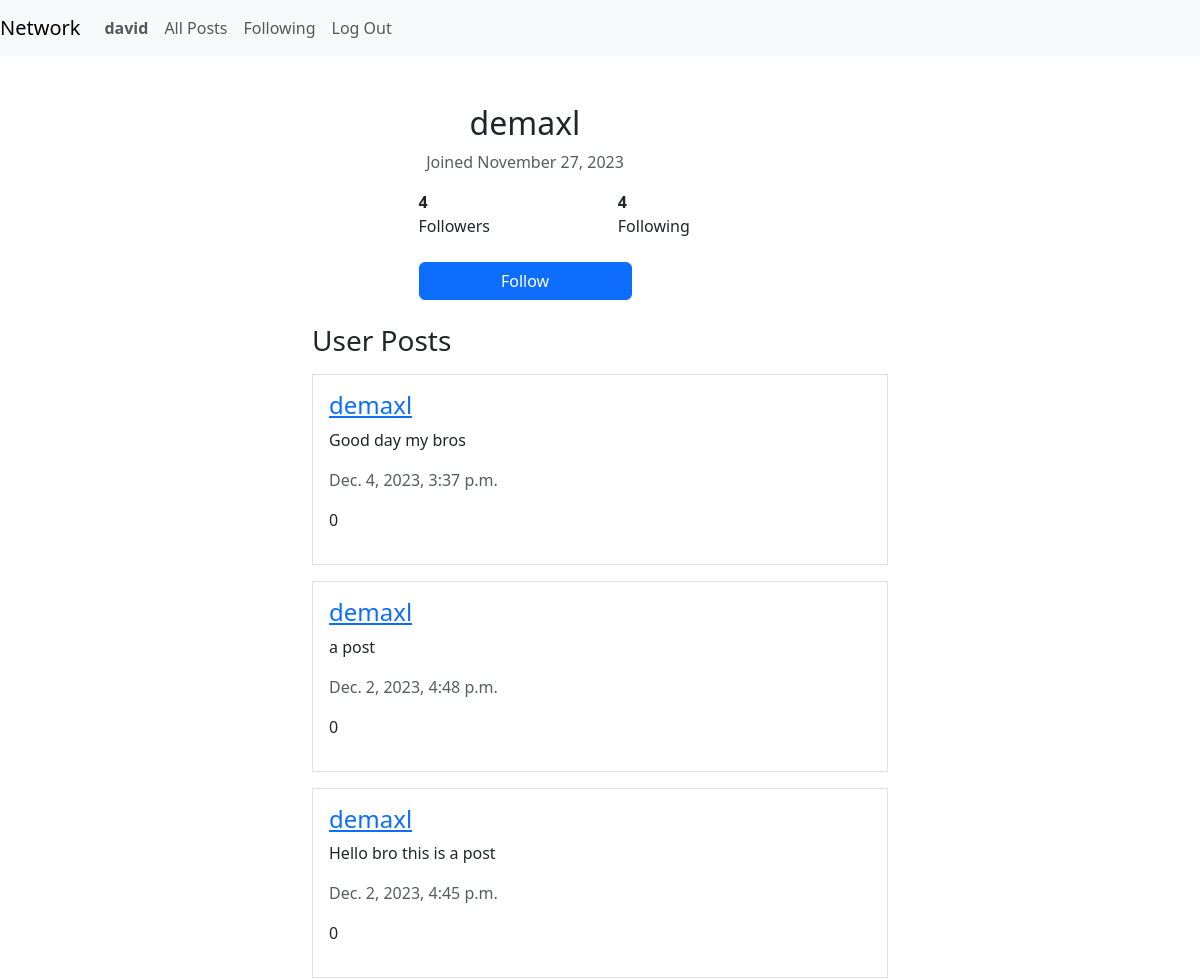
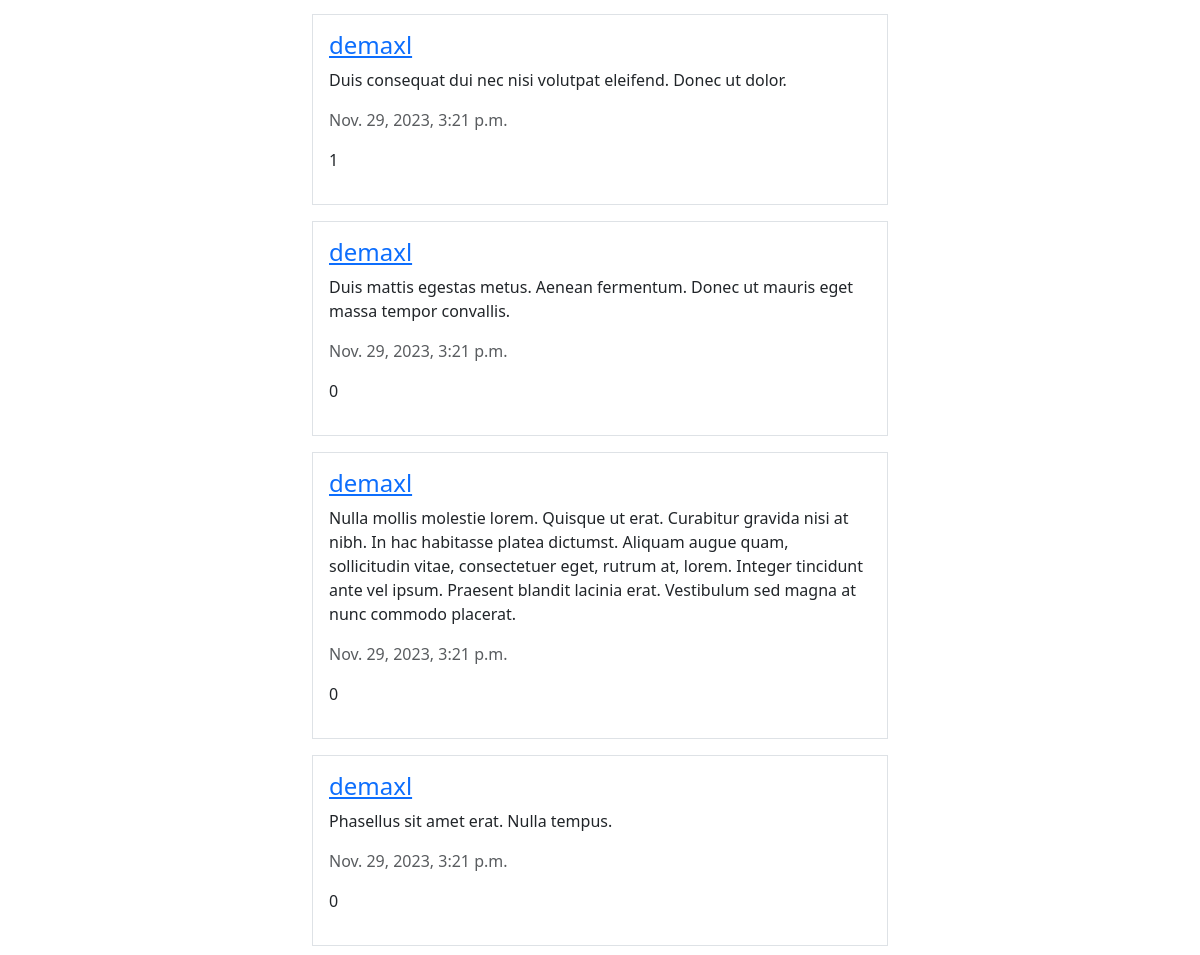
Page /users/demaxl/ (signed in, upper part) on the earlier database version (2 pictures, top to bottom).
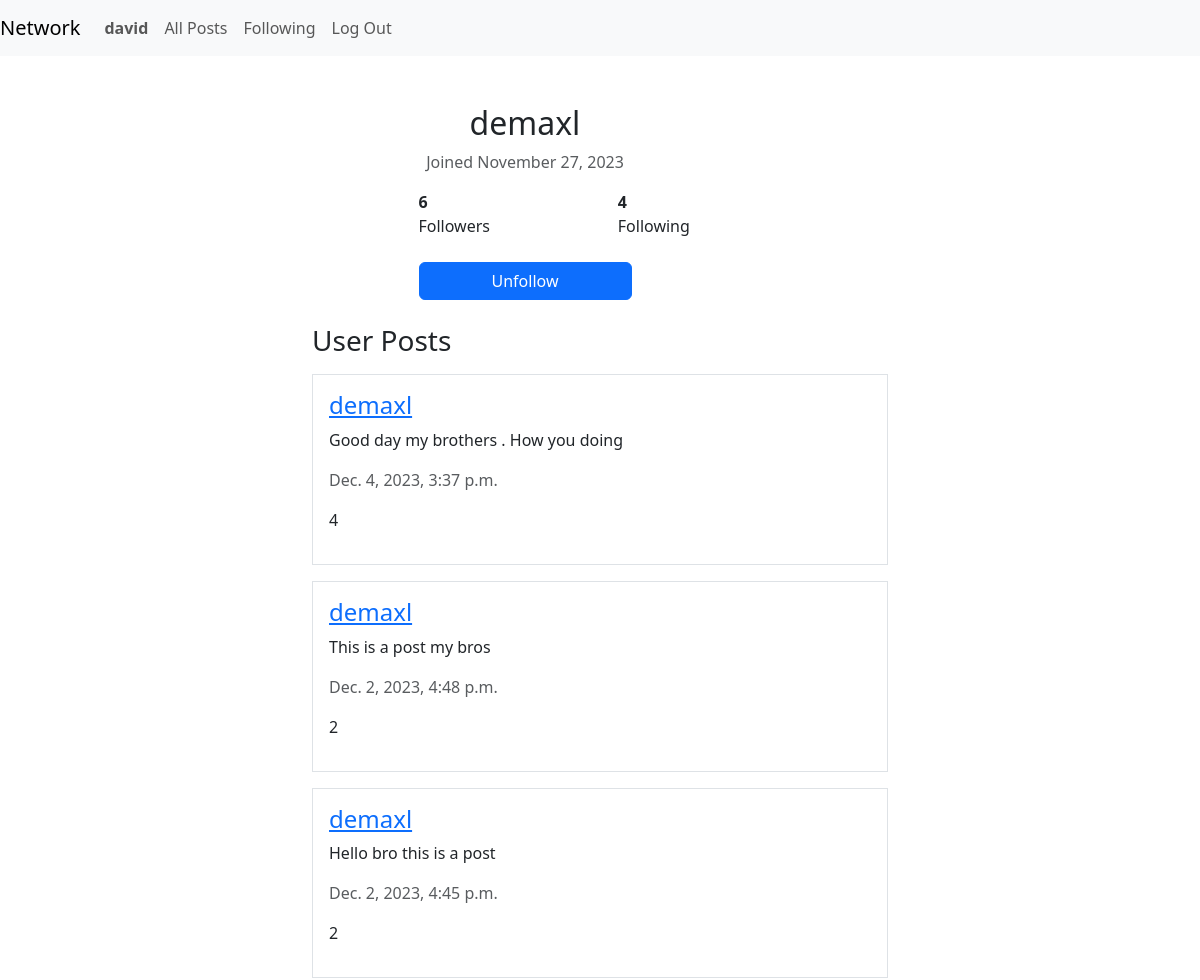
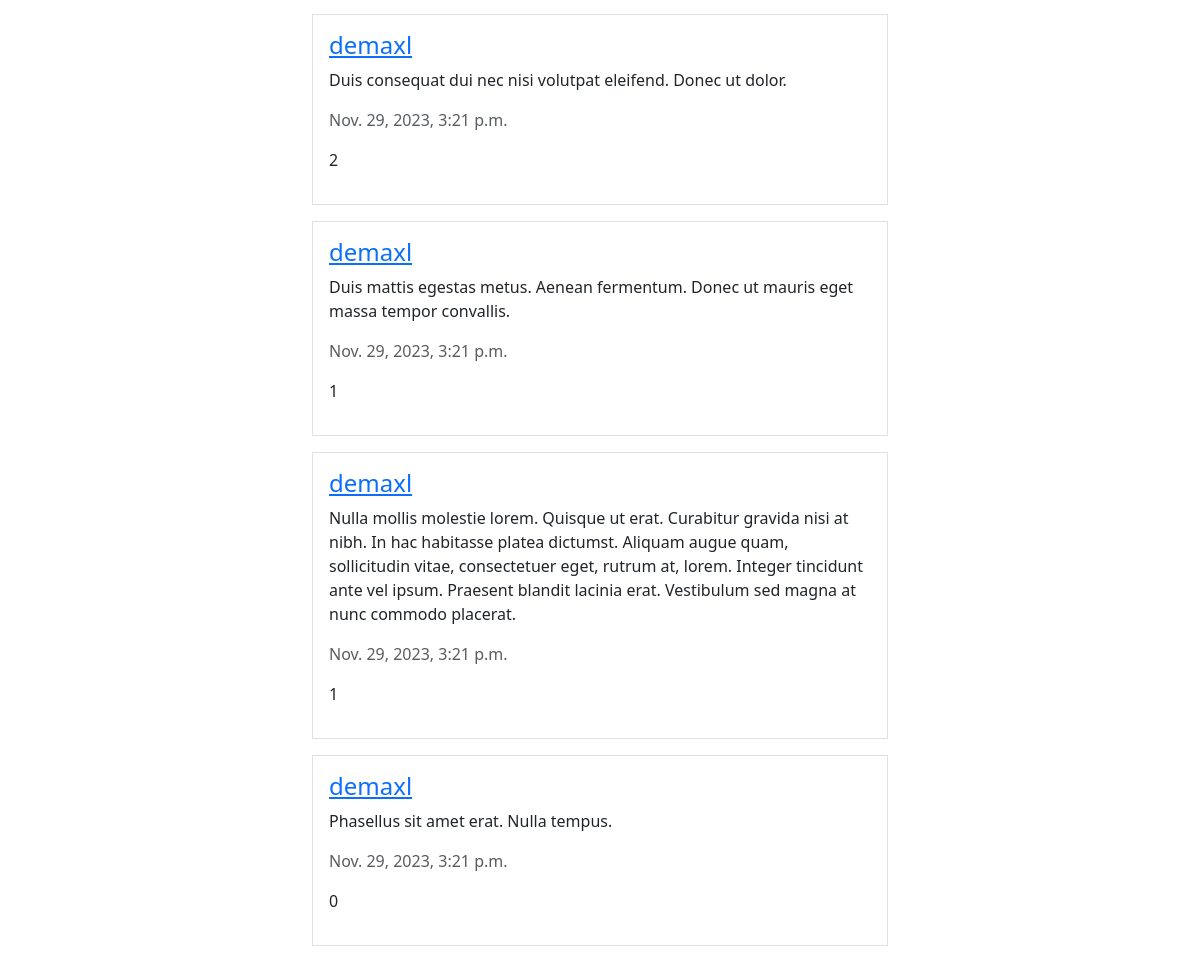
Same page on the later database version (2 pictures, top to bottom).
### network/models.py (models this page shows, shortened)
class User(AbstractUser):
    def is_following(self, user):
        return Follow.objects.filter(follower=self, following=user).exists()

class Post(models.Model):
    poster = models.ForeignKey(User, on_delete=models.CASCADE, related_name="posts")
    body = models.TextField(max_length=1000)
    date_time = models.DateTimeField(auto_now_add=True)
    likes = models.ManyToManyField(User, related_name="liked_posts", blank=True)

### network/views.py (the view)
# urls.py: path("users/<str:username>/", views.profile_view, name="profile"),
def profile_view(request, username):
    user = get_object_or_404(User, username=username)
    return render(request, "network/profile.html", {
        "object": user,
        "page_obj": paginate(request, Post.objects.filter(poster=user).order_by("-date_time")),
        "is_following": request.user.is_following(user) if request.user.is_authenticated else False
    })

### network/views.py (called while the page is built)
def paginate(request, queryset):
    p = Paginator(queryset, 10)
    page_num = request.GET.get("page", 1)
    page_obj = p.get_page(page_num)
    return page_obj

### network/templates/network/profile.html (shortened to what this page needs)
{% extends "network/layout.html" %}
{% block body %}
<div class="container mt-5 mx-auto w-50">
    <div class="row">
        <div class="col-md-9">
            <h2 class="text-center">{{ object.username }}</h2>
            <p class="text-muted text-center">Joined {{ object.date_joined|date:"F d, Y" }}</p>
            <div class="d-flex mx-auto w-50" style="gap:60%">
                <div><strong id="follower-count">{{ object.followers.count }}</strong> Followers</div>
                <div><strong>{{ object.following.count }}</strong> Following</div>
            </div>
            {% if user.is_authenticated and object != user %}
                <div class="text-center mt-4">
                    <button
                        href="#"
                        class="btn btn-primary mx-5 w-50"
                        onclick="toggleFollow(this)"
                        data-username="{{ object.username }}"
                        data-api-url="{% url 'api-follow' %}"
                            {% if is_following %}
                                data-action="UNFOLLOW">Unfollow
                            {% else %}
                                data-action="FOLLOW">Follow
                            {% endif %}
                    </button>
                </div>
            {% endif %}
        </div>
    </div>
    <div class="row mt-4">
        <div class="col-md-12">
            <h3>User Posts</h3>
            {% for post in page_obj %}
                {% with post=post user=user counter=forloop.counter %}
                    {% include "network/post.html" with post=post user=user counter=counter %}
                {% endwith %}
            {% endfor %}
        </div>
    </div>
</div>
{% endblock body %}

### network/templates/network/layout.html (shortened to what this page needs)
{% load static %}
<!DOCTYPE html>
<html lang="en">
    <head>
        <link href="https://cdn.jsdelivr.net/npm/bootstrap@5.3.2/dist/css/bootstrap.min.css" rel="stylesheet"
>
        <link href="{% static 'network/styles.css' %}" rel="stylesheet">
        <link rel="stylesheet" href="https://cdn.jsdelivr.net/npm/uikit@3.17.11/dist/css/uikit.min.css" />
    </head>
    <body>
        <nav class="navbar navbar-expand-lg navbar-light bg-light">
            <a class="navbar-brand" href="{% url 'index' %}">Network</a>
            <div>
              <ul class="navbar-nav mr-auto">
                {% if user.is_authenticated %}
                    <li class="nav-item">
                        <a class="nav-link" href="{% url 'profile' user.username  %}"><strong>{{ user.username }}</strong></a>
                    </li>
                {% endif %}
                <li class="nav-item">
                  <a class="nav-link {% if request.resolver_match.url_name == 'index' %}active{% endif %}" href="{% url 'index' %}">All Posts</a>
                </li>
                {% if user.is_authenticated %}
                    <li class="nav-item">
                        <a class="nav-link {% if request.resolver_match.url_name == 'following-page' %}active{% endif %}" href="{% url 'following-page' %}">Following</a>
                    </li>
                    <li class="nav-item">
                        <a class="nav-link" href="{% url 'logout' %}">Log Out</a>
                    </li>
                {% endif %}
              </ul>
            </div>
          </nav>
        <div class="body">
            {% block body %}
            {% endblock %}
        </div>
    </body>
</html>

### network/templates/network/post.html (shortened to what this page needs)
<div class="border my-3 p-3 post-container" data-post-id={{post.id}} id="post-{{ post.id }}">
    <h4 class="post-poster"><a href="{% url 'profile' post.poster %}">{{ post.poster }}</a></h4>
    <p class='post-body'>{{ post.body}} </p>
    <p class="text-muted">{{ post.date_time }}</p>
    <p>
        {{ post.likes.count }}
    </p>
</div>

Differences in the rows shown:
changed User "demaxl": followers.count "4" → "6"
changed Post: body "Good day my bros" → "Good day my brothers . How you doing"; likes.count "0" → "4"
changed Post: body "a post" → "This is a post my bros"; likes.count "0" → "2"
computed for Post "Hello bro this is a post": likes.count "0" → "2"
computed for Post "Duis consequat dui nec nisi volutpat eleifend. Donec ut dolor.": likes.count "1" → "2"
computed for Post (number 5 of 7 on the later page): likes.count "0" → "1"
computed for Post (number 6 of 7 on the later page): likes.count "0" → "1"
Other differences:
text no longer shown: "Follow"
text now shown: "Unfollow"
